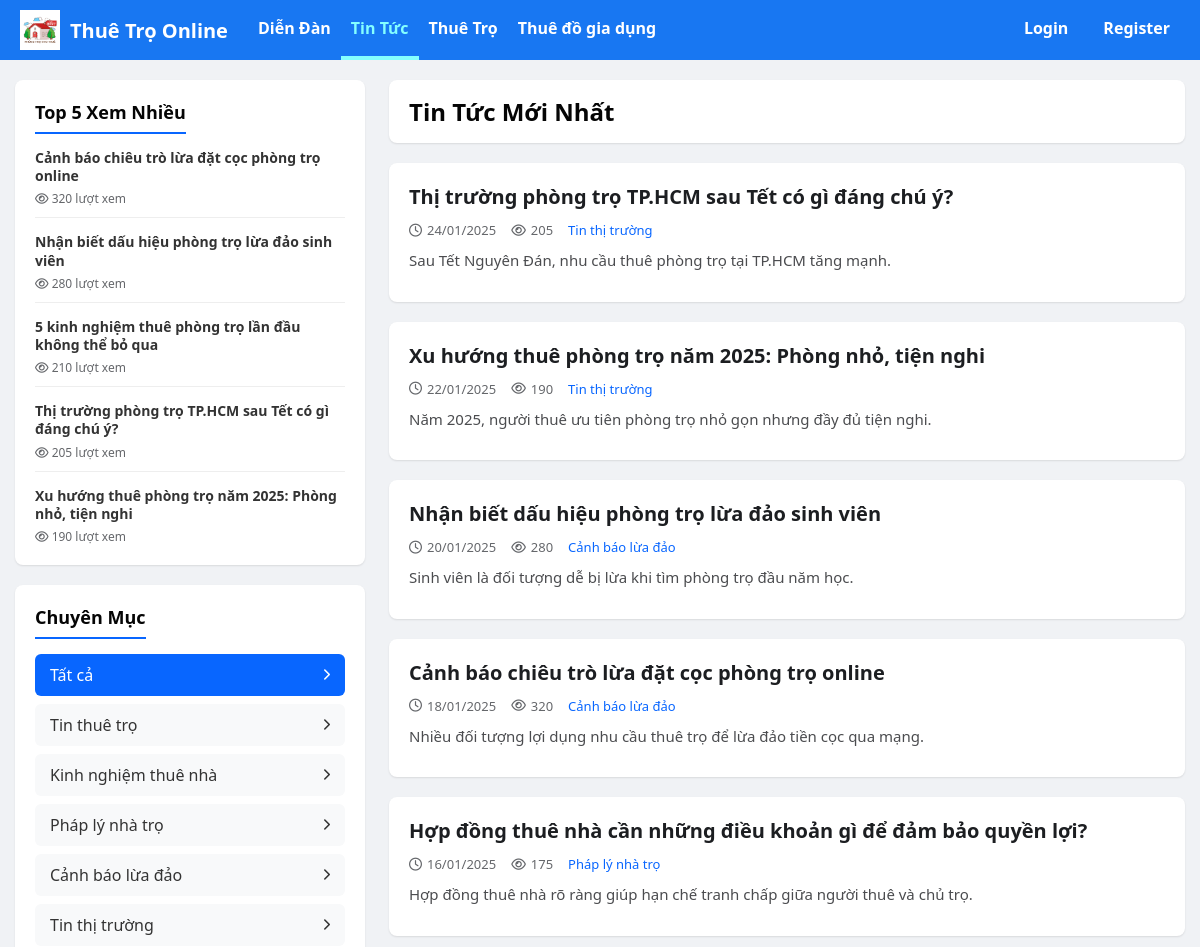
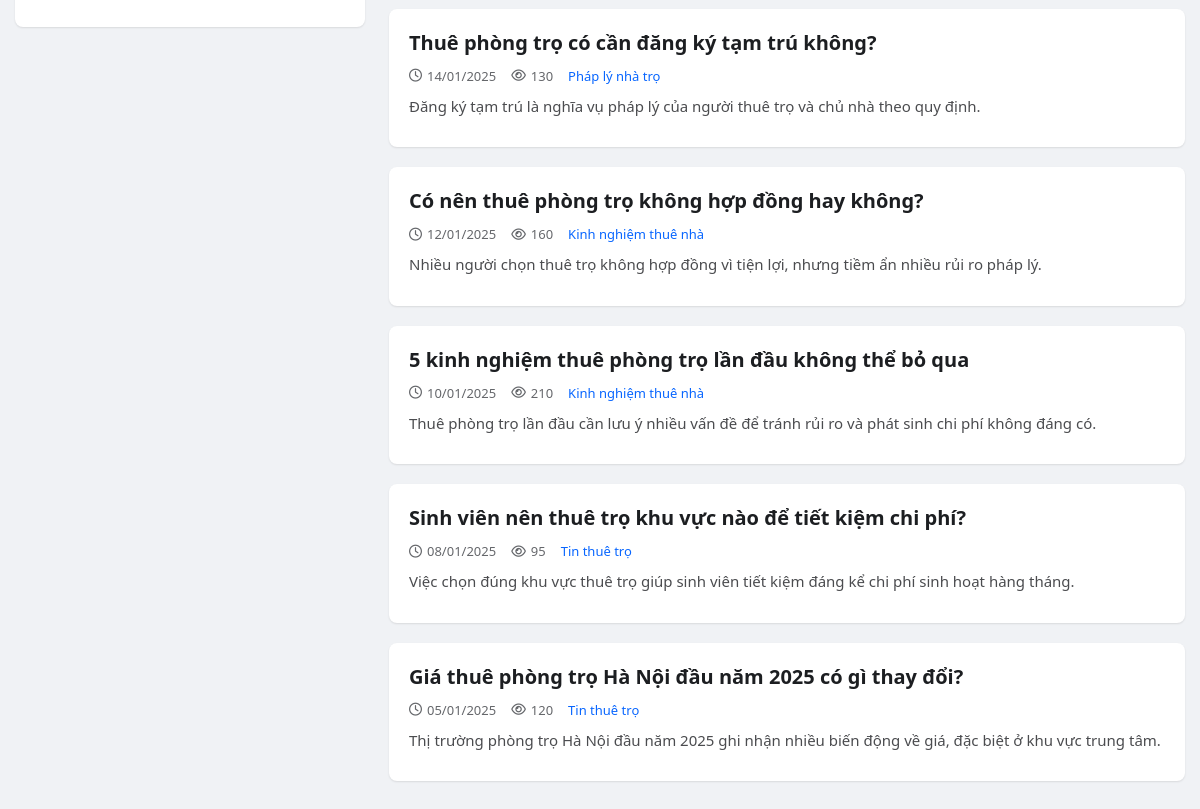
Page /news.php on the committed database (2 pictures, top to bottom).
### tables this page shows
CREATE TABLE news (
    id INT AUTO_INCREMENT PRIMARY KEY,
    title VARCHAR(255) NOT NULL COMMENT 'Tiêu đề tin',
    slug VARCHAR(255) NOT NULL UNIQUE COMMENT 'Slug SEO',
    image_url VARCHAR(255) DEFAULT NULL COMMENT 'Ảnh đại diện tin',
    category VARCHAR(100) NOT NULL COMMENT 'Thể loại tin tức',
    summary TEXT COMMENT 'Mô tả ngắn',
    content LONGTEXT NOT NULL COMMENT 'Nội dung chi tiết',
    views INT DEFAULT 0 COMMENT 'Lượt xem',
    created_at DATETIME DEFAULT CURRENT_TIMESTAMP COMMENT 'Ngày đăng',
    INDEX idx_category (category),
    INDEX idx_views (views)
);

### public/news.php (the view, shortened to what this page needs)
<?php
require_once __DIR__ . '/../config/db.php';
try {
    $stmtTop = $pdo->query("SELECT * FROM news ORDER BY views DESC LIMIT 5");
    $topNews = $stmtTop->fetchAll();
} catch (PDOException $e) {
    $topNews = [];
}
$category = isset($_GET['category']) ? $_GET['category'] : null;
$newsList = [];
try {
    $page = isset($_GET['page']) ? (int)$_GET['page'] : 1;
    $limit = 10;
    $offset = ($page - 1) * $limit;
    if ($category) {
        $stmtList = $pdo->prepare("SELECT * FROM news WHERE category = :category ORDER BY created_at DESC LIMIT :limit OFFSET :offset");
        $stmtList->bindParam(':limit', $limit, PDO::PARAM_INT);
        $stmtList->bindParam(':offset', $offset, PDO::PARAM_INT);
        $stmtList->bindParam(':category', $category);
        $stmtList->execute();
    } else {
        $stmtList = $pdo->prepare("SELECT * FROM news ORDER BY created_at DESC LIMIT :limit OFFSET :offset");
        $stmtList->bindParam(':limit', $limit, PDO::PARAM_INT);
        $stmtList->bindParam(':offset', $offset, PDO::PARAM_INT);
        $stmtList->execute();
    }
    $newsList = $stmtList->fetchAll();
} catch (PDOException $e) {
    $newsList = [];
}
$categories = [
    'Tin thuê trọ',
    'Kinh nghiệm thuê nhà',
    'Pháp lý nhà trọ',
    'Cảnh báo lừa đảo',
    'Tin thị trường'
];
?>
<!doctype html>
<html lang="vi">
<head>
    <link rel="stylesheet" href="/assets/css/style.css">
    <link rel="stylesheet" href="https://cdnjs.cloudflare.com/ajax/libs/font-awesome/6.4.0/css/all.min.css">
</head>
<body>
<?php include __DIR__ . '/includes/header.php'; ?>
<div class="container">
    <aside>
        <div class="sidebar-card">
            <div class="sidebar-title">Top 5 Xem Nhiều</div>
            <div class="top-news-list">
                <?php if (count($topNews) > 0): ?>
                    <?php foreach ($topNews as $item): ?>
                        <a href="/news-detail.php?id=<?= $item['id'] ?>" class="top-news-item">
                            <div class="top-news-info">
                                <h4><?= htmlspecialchars($item['title']) ?></h4>
                                <div class="top-news-views"><i class="fa-regular fa-eye"></i> <?= number_format($item['views']) ?> lượt xem</div>
                            </div>
                        </a>
                    <?php endforeach; ?>
                <?php else: ?>
                    <p>Chưa có tin tức nào.</p>
                <?php endif; ?>
            </div>
        </div>
        <div class="sidebar-card">
            <div class="sidebar-title">Chuyên Mục</div>
            <ul class="category-list">
                <li class="category-item">
                    <a href="/news.php" class="category-link <?= !$category ? 'active' : '' ?>">
                        Tất cả <i class="fa-solid fa-chevron-right"></i>
                    </a>
                </li>
                <?php foreach ($categories as $cat): ?>
                    <li class="category-item">
                        <a href="/news.php?category=<?= urlencode($cat) ?>" class="category-link <?= $category === $cat ? 'active' : '' ?>">
                            <?= htmlspecialchars($cat) ?> <i class="fa-solid fa-chevron-right"></i>
                        </a>
                    </li>
                <?php endforeach; ?>
            </ul>
        </div>
    </aside>
    <main>
        <div class="news-header">
            <?php if ($category): ?>
                <h1>Chuyên mục: <?= htmlspecialchars($category) ?></h1>
                <a href="/news.php" style="font-size: 14px; text-decoration: none; color: var(--primary-color); margin-top: 5px; display:block;">&larr; Quay lại tất cả tin tức</a>
            <?php else: ?>
                <h1>Tin Tức Mới Nhất</h1>
            <?php endif; ?>
        </div>
        <div class="news-list">
            <?php if (count($newsList) > 0): ?>
                <?php foreach ($newsList as $news): ?>
                    <article class="news-item">
                        <div class="news-content">
                            <h2 class="news-title">
                                <a href="/news-detail.php?id=<?= $news['id'] ?>"><?= htmlspecialchars($news['title']) ?></a>
                            </h2>
                            <div class="news-meta">
                                <span><i class="fa-regular fa-clock"></i> <?= date('d/m/Y', strtotime($news['created_at'])) ?></span>
                                <span><i class="fa-regular fa-eye"></i> <?= number_format($news['views']) ?></span>
                                <span style="color: var(--primary-color); font-weight: 500;"><?= htmlspecialchars($news['category']) ?></span>
                            </div>
                            <div class="news-summary">
                                <?= htmlspecialchars($news['summary']) ?>
                            </div>
                        </div>
                    </article>
                <?php endforeach; ?>
            <?php endif; ?>
        </div>
    </main>
</div>
<?php if (file_exists(__DIR__ . '/includes/footer.php')) include __DIR__ . '/includes/footer.php'; ?>
</body>
</html>

### rows in the picture
news: title "Cảnh báo chiêu trò lừa đặt cọc phòng trọ online", views "320", created_at "18/01/2025", category "Cảnh báo lừa đảo", summary "Nhiều đối tượng lợi dụng nhu cầu thuê trọ để lừa đảo tiền cọc qua mạng."
news: title "Nhận biết dấu hiệu phòng trọ lừa đảo sinh viên", views "280", created_at "20/01/2025", category "Cảnh báo lừa đảo", summary "Sinh viên là đối tượng dễ bị lừa khi tìm phòng trọ đầu năm học."
news: title "5 kinh nghiệm thuê phòng trọ lần đầu không thể bỏ qua", views "210", created_at "10/01/2025", category "Kinh nghiệm thuê nhà", summary "Thuê phòng trọ lần đầu cần lưu ý nhiều vấn đề để tránh rủi ro và phát sinh chi phí không đáng có."
news: title "Thị trường phòng trọ TP.HCM sau Tết có gì đáng chú ý?", views "205", created_at "24/01/2025", category "Tin thị trường", summary "Sau Tết Nguyên Đán, nhu cầu thuê phòng trọ tại TP.HCM tăng mạnh."
news: title "Xu hướng thuê phòng trọ năm 2025: Phòng nhỏ, tiện nghi", views "190", created_at "22/01/2025", category "Tin thị trường", summary "Năm 2025, người thuê ưu tiên phòng trọ nhỏ gọn nhưng đầy đủ tiện nghi."
news: title "Hợp đồng thuê nhà cần những điều khoản gì để đảm bảo quyền lợi?", created_at "16/01/2025", views "175", category "Pháp lý nhà trọ", summary "Hợp đồng thuê nhà rõ ràng giúp hạn chế tranh chấp giữa người thuê và chủ trọ."
news: title "Thuê phòng trọ có cần đăng ký tạm trú không?", created_at "14/01/2025", views "130", category "Pháp lý nhà trọ", summary "Đăng ký tạm trú là nghĩa vụ pháp lý của người thuê trọ và chủ nhà theo quy định."
news: title "Có nên thuê phòng trọ không hợp đồng hay không?", created_at "12/01/2025", views "160", category "Kinh nghiệm thuê nhà", summary "Nhiều người chọn thuê trọ không hợp đồng vì tiện lợi, nhưng tiềm ẩn nhiều rủi ro pháp lý."
news: title "Sinh viên nên thuê trọ khu vực nào để tiết kiệm chi phí?", created_at "08/01/2025", views "95", category "Tin thuê trọ", summary "Việc chọn đúng khu vực thuê trọ giúp sinh viên tiết kiệm đáng kể chi phí sinh hoạt hàng tháng."
news: title "Giá thuê phòng trọ Hà Nội đầu năm 2025 có gì thay đổi?", created_at "05/01/2025", views "120", category "Tin thuê trọ", summary "Thị trường phòng trọ Hà Nội đầu năm 2025 ghi nhận nhiều biến động về giá, đặc biệt ở khu vực trung tâm."

### other values in the picture
$cat "Tin thuê trọ"
$cat "Kinh nghiệm thuê nhà"
$cat "Pháp lý nhà trọ"
$cat "Cảnh báo lừa đảo"
$cat "Tin thị trường"
